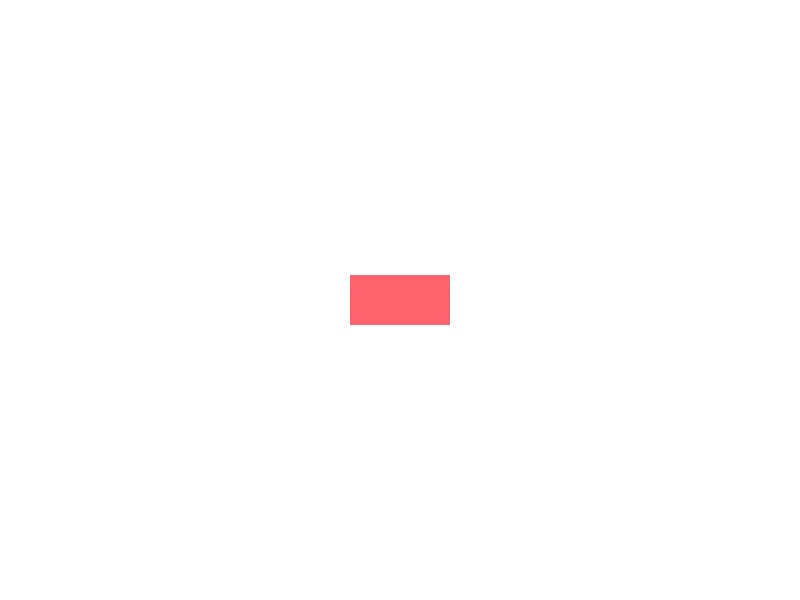
Frame 1 (no input)
Frame 60 (the mouse pressed at the canvas centre just before this capture): identical to frame 1, image omitted
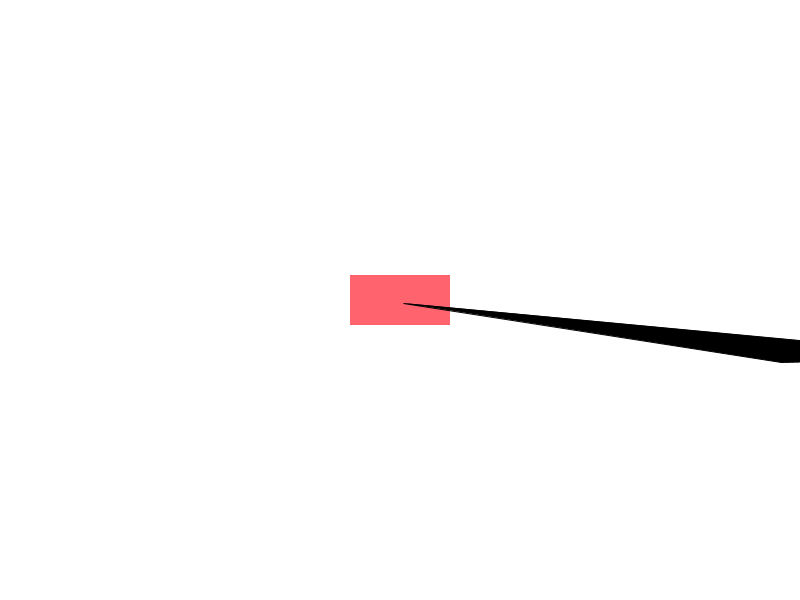
Frame 120 (the mouse held since frame 60 and released just before this capture)

The Processing sketch that drew these frames (run headless with seeded random() and noise(); from frame 60 on, the mouse is pressed at the canvas centre):

// Processing sketch: processing_156593
// ── processing_156593.pde

float posX;
float posY;
int triangleColor = 0;

void setup() {
  size(800, 600);
  rectMode(CENTER);
}

void draw() {

  background(255);
  noStroke();
  fill(255, 100, 110);
  rect(width/2, height/2, 100, 50);

  posX += (mouseX - posX)* 0.05;
  posY += (mouseY - posX)* 0.05;

  stroke(2);
  fill(triangleColor);
  
  if (mouseX >  width/2 -50 &&
    mouseX < width/2 + 50 &&
    mouseY > height/2 -25 &&
    mouseY < height/2 + 25) {
    pushMatrix();
    translate(width/2, height/2);
    triangle(posX, posY, posX + 200, posY - 5, 3, 3);
    popMatrix();
  }
  println(mouseX);
}
